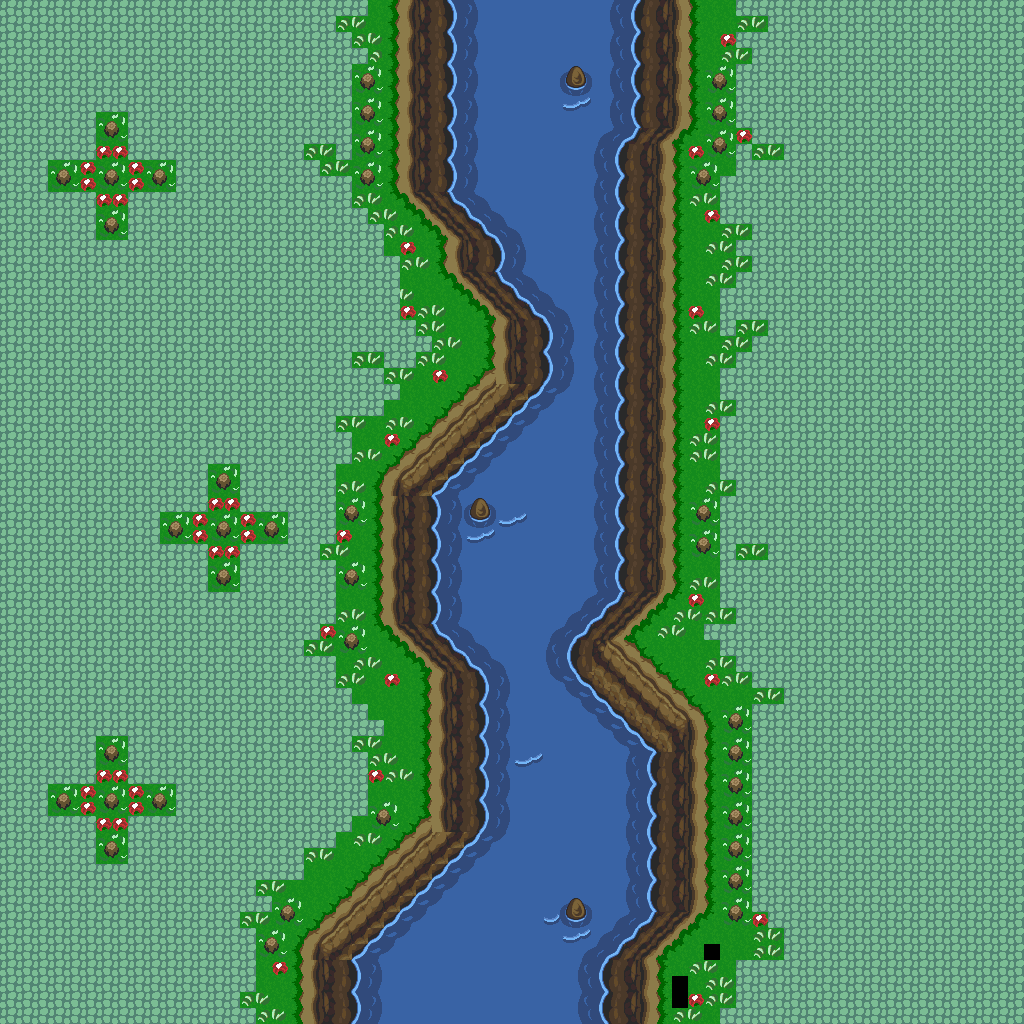

This game map was drawn from its Tiled (.tmx) file and the tilesets committed beside it. A one-line description and the trimmed map source follow:
An orthogonal 64x64 tile map with 16x16 px tiles, 1 tile layer (base), 2 hidden layers not drawn and 56 objects.

<map version="1.10" tiledversion="1.12.1" orientation="orthogonal" renderorder="right-down" width="64" height="64" tilewidth="16" tileheight="16" infinite="0" nextlayerid="4" nextobjectid="57">
 <tileset firstgid="1" source="../classiciphone_pics4.tsx" />
 <layer id="1" name="base" width="64" height="64">
  <data>[4096 cells, 4093 non-empty, 79 distinct tile ids]</data>
 </layer>
 <layer id="2" name="collision" width="64" height="64" visible="0">
  <properties><property name="collision" value="true" /></properties>
  <data>[4096 cells, 301 non-empty, 1 distinct tile ids]</data>
 </layer>
 <layer id="3" name="water" width="64" height="64" visible="0">
  <properties><property name="terrain" value="water" /></properties>
  <data>[4096 cells, 690 non-empty, 1 distinct tile ids]</data>
 </layer>
 <objectgroup id="4" name="npcs">
  <object id="1" x="416.0" y="304.0" width="16" height="16">
   <properties>
    <property name="gani" value="classic_htreebottom.gif" />
    <property name="script" type="string">-- Auto-converted from GraalScript
-- // NPC made by Cappa (LAT)
-- [CLIENT-SIDE — server no-op]
-- if (created) {
-- }
-- if (playertouchsme) {
-- }</property>
   </properties>
  </object>
  <object id="2" x="688.0" y="240.0" width="16" height="16">
   <properties>
    <property name="gani" value="classic_htreebottom.gif" />
    <property name="script" type="string">-- Auto-converted from GraalScript
-- // NPC made by Cappa (LAT)
-- [CLIENT-SIDE — server no-op]
-- if (created) {
-- }
-- if (playertouchsme) {
-- }</property>
   </properties>
  </object>
  <object id="3" x="352.0" y="688.0" width="16" height="16">
   <properties>
    <property name="gani" value="classic_htreebottom.gif" />
    <property name="script" type="string">-- Auto-converted from GraalScript
-- // NPC made by Cappa (LAT)
-- [CLIENT-SIDE — server no-op]
-- if (created) {
-- }
-- if (playertouchsme) {
-- }</property>
   </properties>
  </object>
  <object id="4" x="672.0" y="624.0" width="16" height="16">
   <properties>
    <property name="gani" value="classic_htreebottom.gif" />
    <property name="script" type="string">-- Auto-converted from GraalScript
-- // NPC made by Cappa (LAT)
-- //#CLIENTSIDEif (created) {
end
-- if (playertouchsme) {
end</property>
   </properties>
  </object>
  <object id="5" x="720.0" y="928.0" width="16" height="16">
   <properties>
    <property name="gani" value="classic_htreebottom.gif" />
    <property name="script" type="string">-- Auto-converted from GraalScript
-- // NPC made by Cappa (LAT)
-- [CLIENT-SIDE — server no-op]
-- if (created) {
-- }
-- if (playertouchsme) {
-- }</property>
   </properties>
  </object>
  <object id="6" x="288.0" y="864.0" width="16" height="16">
   <properties>
    <property name="gani" value="classic_htreebottom.gif" />
    <property name="script" type="string">-- Auto-converted from GraalScript
-- // NPC made by Cappa (LAT)
-- [CLIENT-SIDE — server no-op]
-- if (created) {
-- }
-- if (playertouchsme) {
-- }</property>
   </properties>
  </object>
  <object id="7" x="416.0" y="240.0" width="16" height="16">
   <properties>
    <property name="gani" value="classic_htreetop.gif" />
    <property name="script" type="string">-- Auto-converted from GraalScript
-- [CLIENT-SIDE — server no-op]
-- dontblock;
-- drawoverplayer;</property>
   </properties>
  </object>
  <object id="8" x="352.0" y="624.0" width="16" height="16">
   <properties>
    <property name="gani" value="classic_htreetop.gif" />
    <property name="script" type="string">-- Auto-converted from GraalScript
-- [CLIENT-SIDE — server no-op]
-- dontblock;
-- drawoverplayer;</property>
   </properties>
  </object>
  <object id="9" x="672.0" y="560.0" width="16" height="16">
   <properties>
    <property name="gani" value="classic_htreetop.gif" />
    <property name="script" type="string">-- Auto-converted from GraalScript
-- [CLIENT-SIDE — server no-op]
-- dontblock;
-- drawoverplayer;</property>
   </properties>
  </object>
  <object id="10" x="688.0" y="176.0" width="16" height="16">
   <properties>
    <property name="gani" value="classic_htreetop.gif" />
    <property name="script" type="string">-- Auto-converted from GraalScript
-- [CLIENT-SIDE — server no-op]
-- dontblock;
-- drawoverplayer;</property>
   </properties>
  </object>
  <object id="11" x="352.0" y="64.0" width="16" height="16">
   <properties>
    <property name="script" type="string">-- Auto-converted from GraalScript
joinResource("bush")</property>
   </properties>
  </object>
  <object id="12" x="352.0" y="96.0" width="16" height="16">
   <properties>
    <property name="script" type="string">-- Auto-converted from GraalScript
joinResource("bush")</property>
   </properties>
  </object>
  <object id="13" x="352.0" y="128.0" width="16" height="16">
   <properties>
    <property name="script" type="string">-- Auto-converted from GraalScript
joinResource("bush")</property>
   </properties>
  </object>
  <object id="14" x="352.0" y="160.0" width="16" height="16">
   <properties>
    <property name="script" type="string">-- Auto-converted from GraalScript
joinResource("bush")</property>
   </properties>
  </object>
  <object id="15" x="336.0" y="496.0" width="16" height="16">
   <properties>
    <property name="script" type="string">-- Auto-converted from GraalScript
joinResource("bush")</property>
   </properties>
  </object>
  <object id="16" x="336.0" y="560.0" width="16" height="16">
   <properties>
    <property name="script" type="string">-- Auto-converted from GraalScript
joinResource("bush")</property>
   </properties>
  </object>
  <object id="17" x="336.0" y="624.0" width="16" height="16">
   <properties>
    <property name="script" type="string">-- Auto-converted from GraalScript
joinResource("bush")</property>
   </properties>
  </object>
  <object id="18" x="688.0" y="528.0" width="16" height="16">
   <properties>
    <property name="script" type="string">-- Auto-converted from GraalScript
joinResource("bush")</property>
   </properties>
  </object>
  <object id="19" x="688.0" y="496.0" width="16" height="16">
   <properties>
    <property name="script" type="string">-- Auto-converted from GraalScript
joinResource("bush")</property>
   </properties>
  </object>
  <object id="20" x="688.0" y="160.0" width="16" height="16">
   <properties>
    <property name="script" type="string">-- Auto-converted from GraalScript
joinResource("bush")</property>
   </properties>
  </object>
  <object id="21" x="704.0" y="128.0" width="16" height="16">
   <properties>
    <property name="script" type="string">-- Auto-converted from GraalScript
joinResource("bush")</property>
   </properties>
  </object>
  <object id="22" x="704.0" y="96.0" width="16" height="16">
   <properties>
    <property name="script" type="string">-- Auto-converted from GraalScript
joinResource("bush")</property>
   </properties>
  </object>
  <object id="23" x="704.0" y="64.0" width="16" height="16">
   <properties>
    <property name="script" type="string">-- Auto-converted from GraalScript
joinResource("bush")</property>
   </properties>
  </object>
  <object id="24" x="720.0" y="896.0" width="16" height="16">
   <properties>
    <property name="script" type="string">-- Auto-converted from GraalScript
joinResource("bush")</property>
   </properties>
  </object>
  <object id="25" x="720.0" y="864.0" width="16" height="16">
   <properties>
    <property name="script" type="string">-- Auto-converted from GraalScript
joinResource("bush")</property>
   </properties>
  </object>
  </objectgroup>
</map>
<!-- 31 of 56 objects omitted -->
